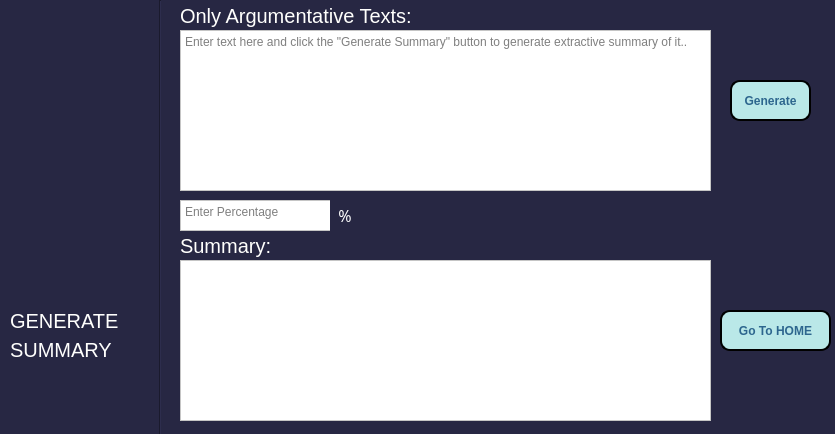
<?xml version="1.0" encoding="UTF-8"?>
<ui version="4.0">
 <class>SummaryWindow</class>
 <widget class="QMainWindow" name="SummaryWindow">
  <property name="geometry">
   <rect>
    <x>0</x>
    <y>0</y>
    <width>835</width>
    <height>434</height>
   </rect>
  </property>
  <property name="windowTitle">
   <string>MainWindow</string>
  </property>
  <property name="styleSheet">
   <string notr="true">background-color: #272743</string>
  </property>
  <widget class="QWidget" name="centralwidget">
   <widget class="Line" name="seperator_summary">
    <property name="geometry">
     <rect>
      <x>150</x>
      <y>0</y>
      <width>21</width>
      <height>441</height>
     </rect>
    </property>
    <property name="styleSheet">
     <string notr="true">width:70px</string>
    </property>
    <property name="orientation">
     <enum>Qt::Vertical</enum>
    </property>
   </widget>
   <widget class="QLabel" name="label">
    <property name="geometry">
     <rect>
      <x>180</x>
      <y>0</y>
      <width>321</width>
      <height>31</height>
     </rect>
    </property>
    <property name="styleSheet">
     <string notr="true">font-size:15pt;
color:rgb(255, 255, 253);
font: SMILEN;</string>
    </property>
    <property name="text">
     <string>Only Argumentative Texts:</string>
    </property>
   </widget>
   <widget class="QTextEdit" name="textEdit">
    <property name="geometry">
     <rect>
      <x>180</x>
      <y>30</y>
      <width>531</width>
      <height>161</height>
     </rect>
    </property>
    <property name="styleSheet">
     <string notr="true">background-color:white;</string>
    </property>
    <property name="html">
     <string>&lt;!DOCTYPE HTML PUBLIC &quot;-//W3C//DTD HTML 4.0//EN&quot; &quot;http://www.w3.org/TR/REC-html40/strict.dtd&quot;&gt;
&lt;html&gt;&lt;head&gt;&lt;meta name=&quot;qrichtext&quot; content=&quot;1&quot; /&gt;&lt;style type=&quot;text/css&quot;&gt;
p, li { white-space: pre-wrap; }
&lt;/style&gt;&lt;/head&gt;&lt;body style=&quot; font-family:'MS Shell Dlg 2'; font-size:7.8pt; font-weight:400; font-style:normal;&quot;&gt;
&lt;p style=&quot;-qt-paragraph-type:empty; margin-top:0px; margin-bottom:0px; margin-left:0px; margin-right:0px; -qt-block-indent:0; text-indent:0px; font-size:8.25pt;&quot;&gt;&lt;br /&gt;&lt;/p&gt;&lt;/body&gt;&lt;/html&gt;</string>
    </property>
    <property name="placeholderText">
     <string>Enter text here and click the &quot;Generate Summary&quot; button to generate extractive summary of it..</string>
    </property>
   </widget>
   <widget class="QLabel" name="label_2">
    <property name="geometry">
     <rect>
      <x>180</x>
      <y>230</y>
      <width>151</width>
      <height>31</height>
     </rect>
    </property>
    <property name="styleSheet">
     <string notr="true">font-size:15pt;
color:rgb(255, 255, 253);
font: SMILEN;</string>
    </property>
    <property name="text">
     <string>Summary:</string>
    </property>
   </widget>
   <widget class="QTextEdit" name="textEdit_2">
    <property name="geometry">
     <rect>
      <x>180</x>
      <y>260</y>
      <width>531</width>
      <height>161</height>
     </rect>
    </property>
    <property name="styleSheet">
     <string notr="true">background-color:white;</string>
    </property>
    <property name="html">
     <string>&lt;!DOCTYPE HTML PUBLIC &quot;-//W3C//DTD HTML 4.0//EN&quot; &quot;http://www.w3.org/TR/REC-html40/strict.dtd&quot;&gt;
&lt;html&gt;&lt;head&gt;&lt;meta name=&quot;qrichtext&quot; content=&quot;1&quot; /&gt;&lt;style type=&quot;text/css&quot;&gt;
p, li { white-space: pre-wrap; }
&lt;/style&gt;&lt;/head&gt;&lt;body style=&quot; font-family:'MS Shell Dlg 2'; font-size:7.8pt; font-weight:400; font-style:normal;&quot;&gt;
&lt;p style=&quot;-qt-paragraph-type:empty; margin-top:0px; margin-bottom:0px; margin-left:0px; margin-right:0px; -qt-block-indent:0; text-indent:0px; font-size:8.25pt;&quot;&gt;&lt;br /&gt;&lt;/p&gt;&lt;/body&gt;&lt;/html&gt;</string>
    </property>
    <property name="placeholderText">
     <string/>
    </property>
   </widget>
   <widget class="QLabel" name="label_3">
    <property name="geometry">
     <rect>
      <x>10</x>
      <y>300</y>
      <width>131</width>
      <height>41</height>
     </rect>
    </property>
    <property name="styleSheet">
     <string notr="true">font-size:15pt;
color:rgb(255, 255, 253);
font: SMILEN;</string>
    </property>
    <property name="text">
     <string>GENERATE </string>
    </property>
   </widget>
   <widget class="QLabel" name="label_4">
    <property name="geometry">
     <rect>
      <x>10</x>
      <y>340</y>
      <width>121</width>
      <height>20</height>
     </rect>
    </property>
    <property name="styleSheet">
     <string notr="true">font-size:15pt;
color:rgb(255, 255, 253);
font: SMILEN;</string>
    </property>
    <property name="text">
     <string>SUMMARY</string>
    </property>
   </widget>
   <widget class="QPushButton" name="pushButton">
    <property name="geometry">
     <rect>
      <x>730</x>
      <y>80</y>
      <width>81</width>
      <height>41</height>
     </rect>
    </property>
    <property name="styleSheet">
     <string notr="true">background-color: rgb(186, 232, 232);
color: rgb(45, 102, 142);
font: SMILEN;
border-style:outset;
border-width:2px;
border-radius:10px;
font:bold 12px;
border-color:black;
padding:10px;</string>
    </property>
    <property name="text">
     <string>Generate</string>
    </property>
   </widget>
   <widget class="QLabel" name="label_6">
    <property name="geometry">
     <rect>
      <x>10</x>
      <y>20</y>
      <width>131</width>
      <height>121</height>
     </rect>
    </property>
    <property name="styleSheet">
     <string notr="true">background-color: #272743</string>
    </property>
    <property name="text">
     <string/>
    </property>
    <property name="pixmap">
     <pixmap>LM.png</pixmap>
    </property>
    <property name="scaledContents">
     <bool>true</bool>
    </property>
   </widget>
   <widget class="QLabel" name="label_7">
    <property name="geometry">
     <rect>
      <x>10</x>
      <y>180</y>
      <width>121</width>
      <height>111</height>
     </rect>
    </property>
    <property name="styleSheet">
     <string notr="true">background-color: #272743</string>
    </property>
    <property name="text">
     <string/>
    </property>
    <property name="pixmap">
     <pixmap>Generate Summary.png</pixmap>
    </property>
    <property name="scaledContents">
     <bool>true</bool>
    </property>
   </widget>
   <widget class="QTextEdit" name="textEdit_3">
    <property name="geometry">
     <rect>
      <x>180</x>
      <y>200</y>
      <width>151</width>
      <height>31</height>
     </rect>
    </property>
    <property name="styleSheet">
     <string notr="true">background-color:white;</string>
    </property>
    <property name="html">
     <string>&lt;!DOCTYPE HTML PUBLIC &quot;-//W3C//DTD HTML 4.0//EN&quot; &quot;http://www.w3.org/TR/REC-html40/strict.dtd&quot;&gt;
&lt;html&gt;&lt;head&gt;&lt;meta name=&quot;qrichtext&quot; content=&quot;1&quot; /&gt;&lt;style type=&quot;text/css&quot;&gt;
p, li { white-space: pre-wrap; }
&lt;/style&gt;&lt;/head&gt;&lt;body style=&quot; font-family:'MS Shell Dlg 2'; font-size:7.8pt; font-weight:400; font-style:normal;&quot;&gt;
&lt;p style=&quot;-qt-paragraph-type:empty; margin-top:0px; margin-bottom:0px; margin-left:0px; margin-right:0px; -qt-block-indent:0; text-indent:0px; font-size:8.25pt;&quot;&gt;&lt;br /&gt;&lt;/p&gt;&lt;/body&gt;&lt;/html&gt;</string>
    </property>
    <property name="placeholderText">
     <string>Enter Percentage</string>
    </property>
   </widget>
   <widget class="QLabel" name="label_5">
    <property name="geometry">
     <rect>
      <x>330</x>
      <y>200</y>
      <width>31</width>
      <height>31</height>
     </rect>
    </property>
    <property name="styleSheet">
     <string notr="true">background-color: #272743;
font:12pt bold;
color:white;
</string>
    </property>
    <property name="text">
     <string>  %</string>
    </property>
   </widget>
   <widget class="QLabel" name="label_8">
    <property name="geometry">
     <rect>
      <x>730</x>
      <y>140</y>
      <width>91</width>
      <height>41</height>
     </rect>
    </property>
    <property name="text">
     <string/>
    </property>
   </widget>
   <widget class="QPushButton" name="pushButton_2">
    <property name="geometry">
     <rect>
      <x>720</x>
      <y>310</y>
      <width>111</width>
      <height>41</height>
     </rect>
    </property>
    <property name="styleSheet">
     <string notr="true">background-color: rgb(186, 232, 232);
color: rgb(45, 102, 142);
font: SMILEN;
border-style:outset;
border-width:2px;
border-radius:10px;
font:bold 12px;
border-color:black;
padding:10px;</string>
    </property>
    <property name="text">
     <string>Go To HOME</string>
    </property>
   </widget>
  </widget>
 </widget>
 <resources/>
 <connections/>
</ui>
